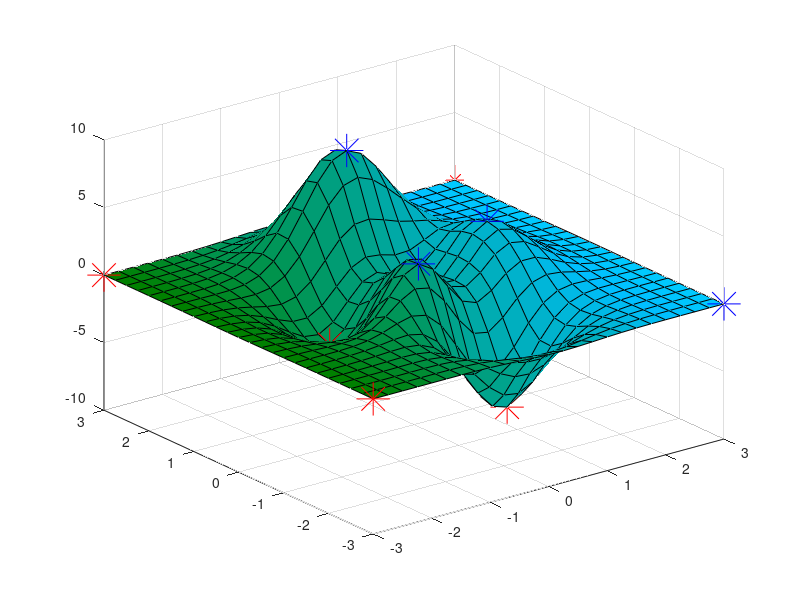

Reproduce this figure in MATLAB.
[X,Y,Z] = peaks(25);
CO(:,:,1) = zeros(25); % red
CO(:,:,2) = ones(25).*linspace(0.5,0.8,25); % green
CO(:,:,3) = ones(25).*linspace(0,1.2,25); % blue
surf(X,Y,Z,CO)
hold on

% Detect Minima
ix = find(imregionalmin(Z));
plot3(X(ix),Y(ix),Z(ix),'r*','MarkerSize',24)
hold on

% Detect Maxima
ix = find(imregionalmax(Z));
plot3(X(ix),Y(ix),Z(ix),'b*','MarkerSize',24)